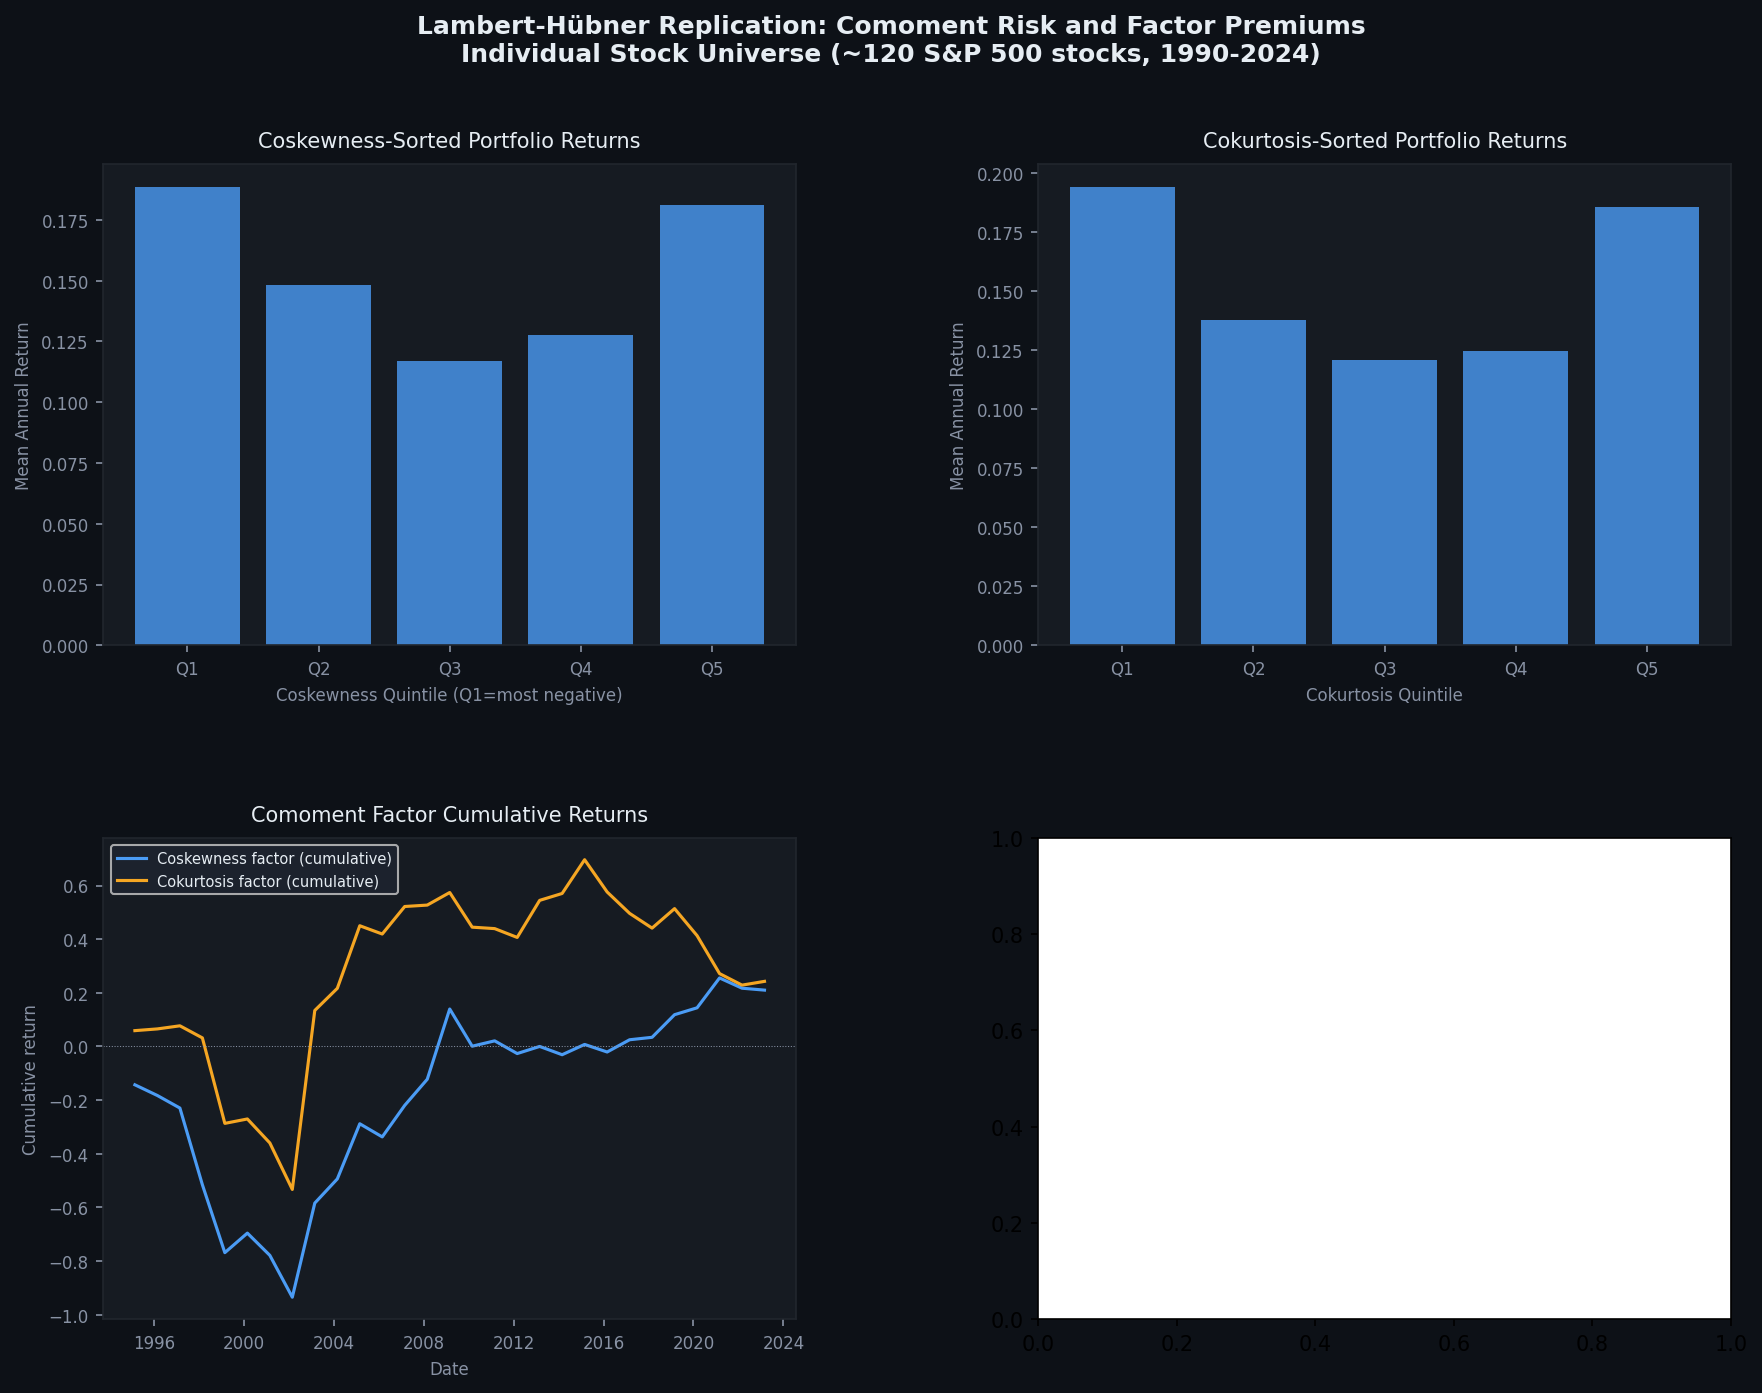

Recreate this plot in Python.
"""
Lambert-Hübner (2013) Full Replication — Individual Stocks
============================================================

Full methodology:
1. Download individual stock returns for S&P 500 constituents
2. Estimate coskewness and cokurtosis for each stock from lookback window
3. Sort stocks into comoment-sorted portfolios (long low coskew / short high)
4. Test whether comoment factor portfolios earn significant premiums
5. Test whether FF6 portfolio returns load on comoment factors
6. Test mediation: do comoments explain why FF6 factors earn premiums?

Data source: yfinance for individual stock returns (approx S&P 500 universe)
             Ken French for FF factors and test portfolios

Note: yfinance data has survivorship bias — only includes currently listed
stocks. For a cleaner test, CRSP via WRDS is needed. But this gives
a reasonable approximation for the purpose of replication.
"""

import sys, warnings
warnings.filterwarnings('ignore')

import numpy as np
import pandas as pd
from scipy import stats
import statsmodels.api as sm
import requests, zipfile, io
import matplotlib
matplotlib.use('Agg')
import matplotlib.pyplot as plt
import matplotlib.gridspec as gridspec
from pathlib import Path

try:
    import yfinance as yf
    HAS_YF = True
except ImportError:
    HAS_YF = False
    print("WARNING: yfinance not installed. Run: pip install yfinance")

# ── Configuration ─────────────────────────────────────────────────────────────

# S&P 500 tickers — using a representative subset spanning all sectors
# Full S&P 500 would be better but takes longer to download
def get_sp1500_tickers():
    """
    Fetch current S&P 1500 constituents from Wikipedia.
    Falls back to a hardcoded representative sample if unavailable.
    """
    import requests
    from io import StringIO

    headers = {'User-Agent': 'Mozilla/5.0 (Macintosh; Intel Mac OS X 10_15_7)'}

    def _fetch_wiki_tickers(url, col_hint='Symbol'):
        r = requests.get(url, headers=headers, timeout=15)
        tables = pd.read_html(StringIO(r.text))
        df = tables[0]
        for col in df.columns:
            if any(h in str(col).lower() for h in ['symbol','ticker']):
                tickers = df[col].dropna().tolist()
                return [str(t).replace('.','-').strip()
                        for t in tickers if str(t).strip()]
        return []

    all_tickers = []
    for name, url in [
        ('S&P 500', 'https://en.wikipedia.org/wiki/List_of_S%26P_500_companies'),
        ('S&P 400', 'https://en.wikipedia.org/wiki/List_of_S%26P_400_companies'),
        ('S&P 600', 'https://en.wikipedia.org/wiki/List_of_S%26P_600_companies'),
    ]:
        try:
            tickers = _fetch_wiki_tickers(url)
            all_tickers.extend(tickers)
            print(f"  ✓ {name}: {len(tickers)} tickers")
        except Exception as e:
            print(f"  ✗ {name}: {e}")

    # Deduplicate and clean
    all_tickers = list(dict.fromkeys(
        t for t in all_tickers
        if t and len(t) <= 6 and t.replace('-','').isalpha()
    ))

    if len(all_tickers) < 100:
        print("  Wikipedia fetch insufficient, using hardcoded fallback...")
        all_tickers = FALLBACK_TICKERS

    print(f"  Total universe: {len(all_tickers)} tickers")
    return all_tickers


# Hardcoded fallback — representative S&P 1500 sample spanning all sectors
# S&P 500 (large cap)
_SP500 = [
    "AAPL","MSFT","NVDA","AVGO","AMD","ORCL","ADBE","AMAT","QCOM","TXN",
    "INTC","MU","KLAC","LRCX","SNPS","CDNS","FTNT","NOW","CRM","INTU",
    "PANW","CRWD","PLTR","ANSS","CTSH","GDDY","HPE","HPQ","IBM","JNPR",
    "GOOGL","GOOG","META","NFLX","TMUS","VZ","T","CMCSA","DIS","EA",
    "TTWO","FOXA","FOX","LYV","MTCH","PINS","WBD","PARA","OMC","IPG",
    "AMZN","TSLA","HD","MCD","NKE","SBUX","TJX","BKNG","MAR","CMG",
    "ORLY","AZO","BBY","EBAY","EXPE","GM","F","APTV","LVS","MGM",
    "PHM","DHI","LEN","TOL","NVR","POOL","ROST","TGT","LOW","DG",
    "DLTR","FIVE","ULTA","RH","WSM","HAS","MAT","PVH","RL","TPR",
    "WMT","COST","PG","KO","PEP","PM","MO","MDLZ","CL","GIS",
    "STZ","KHC","HRL","SJM","CAG","CPB","MKC","CHD","CLX","KMB",
    "WBA","EL","TSN","SFM","INGR","BG","ADM","FMC","IFF","HSY",
    "LLY","UNH","JNJ","MRK","ABBV","TMO","ABT","ISRG","AMGN","GILD",
    "VRTX","REGN","BSX","EW","ZBH","BAX","BDX","IDXX","IQV","DXCM",
    "BIIB","BMY","CI","DVA","HCA","HUM","MCK","MOH","PFE","CNC",
    "A","ALGN","ILMN","INCY","MTD","RMD","STE","HOLX","GEHC","RVTY",
    "JPM","V","MA","BAC","WFC","GS","MS","BLK","AXP","SPGI",
    "CB","MMC","AON","TRV","AFL","PRU","MET","AIG","ALL","PGR",
    "ICE","CME","NDAQ","CBOE","IVZ","BEN","TROW","NTRS","STT","BK",
    "USB","PNC","TFC","CFG","FITB","HBAN","KEY","MTB","RF","SCHW",
    "COF","DFS","SYF","ALLY","APO","KKR","CG","BX","ARES","C",
    "CAT","RTX","LMT","DE","UPS","HON","GE","MMM","ETN","ITW",
    "EMR","PH","ROK","DOV","AME","FTV","XYL","CARR","OTIS","TDY",
    "BA","GD","NOC","HII","TDG","HWM","AXON","LDOS","BAH","SAIC",
    "CSX","UNP","NSC","WAB","JBHT","EXPD","CHRW","XPO","SAIA","FDX",
    "ODFL","ADP","PAYX","CTAS","FAST","GWW","WSO","SWK","SNA","PCAR",
    "CMI","OSK","WCN","RSG","GFL","AGCO","TEX","GNRC","JCI","IR",
    "XOM","CVX","COP","SLB","PSX","VLO","MPC","EOG","HAL","OXY",
    "DVN","HES","MRO","APA","BKR","KMI","WMB","OKE","ET","EPD",
    "CTRA","PR","SM","RRC","EQT","TRGP","MMP","AM","CQP","LNG",
    "LIN","APD","ECL","NEM","FCX","NUE","VMC","MLM","ALB","CF",
    "MOS","PPG","SHW","AVY","SEE","PKG","IP","WRK","CC","OLN",
    "AA","KALU","ATI","CRS","HUN","EMN","RPM","FUL","ASH","NEU",
    "NEE","DUK","SO","D","AEP","EXC","SRE","PEG","ED","ES",
    "XEL","WEC","CMS","LNT","EVRG","NI","AES","ETR","FE","PPL",
    "AWK","WTRG","SJW","PCG","EIX","PNW","NWE","OTTER","AVA","NWN",
    "PLD","AMT","CCI","EQIX","PSA","O","WELL","DLR","EQR","AVB",
    "VTR","SPG","BXP","KIM","REG","NNN","STAG","COLD","CUBE","LSI",
    "MAA","UDR","CPT","ESS","NHI","OHI","DOC","SBRA","MPW","HR",
]

_SP400 = [
    "AKAM","ANET","CHKP","FFIV","FLEX","GLOB","GWRE","MANH","MKSI","NATI",
    "PEGA","QLYS","RGEN","SMCI","SYNA","TRMB","TYL","VIAV","WEX","DOCN",
    "BRZE","CFLT","GTLB","HUBS","PCTY","PAYC","AZPN","BMRN","CGNX","COHU",
    "DIOD","ENTG","FORM","ICHR","IPGP","MKSI","NXPI","ONTO","RMBS","UCTT",
    "ACAD","ALKS","CRVL","CTLT","ELAN","ENSG","GDRX","GMED","HIMS","LGND",
    "LMAT","MDXG","MGLN","MLAB","OMCL","PCRX","PDCO","PINC","PRVA","RDNT",
    "SAGE","SUPN","TNDM","USPH","UFPT","NVCR","PCRX","PRVB","XENE","ACLS",
    "AX","BOKF","CATY","CBSH","CFR","CMA","EWBC","FAF","FBP","GBCI",
    "HOPE","HTH","IBOC","INDB","LKFN","MBWM","NBTB","PACW","PRAA","RBCAA",
    "SBCF","SFBS","STBA","TCBI","TFIN","TOWN","TRMK","UMPQ","WAFD","WBS",
    "WSFS","WTFC","HTLF","FFBC","FULT","OKSB","OZRK","SEIC","SNV","UMBF",
    "AGCO","AIN","ALGT","ARCB","ASTE","ATR","AVAV","AWI","BCO","BERY",
    "BLD","BLDR","BMI","BWXT","CACI","CABO","CALM","CBRE","CDAY","CECO",
    "CENX","CFX","CPRT","CR","CSWI","DCI","DFIN","DY","EGP","ENS",
    "ESAB","ESE","EXPO","EXP","FELE","GNSS","HRI","HUBB","HURN","IIIN",
    "ABM","ACC","ACM","AEO","AFG","AIRC","AIT","ALRM","AMKR","AMPH",
    "AMWD","ANDE","APG","APOG","AR","ARCB","ARCH","ARWR","ASIX","ASO",
    "ATEC","ATH","BCO","BKH","BLMN","BOX","BRKL","BVS","CAKE","CARS",
    "CASY","CATO","CBT","CCOI","CCO","CDAY","CDK","CDNA","CENT","CENTA",
    "CFFI","CFR","CGNX","CHE","CHEF","CHGG","CHH","CHRS","CHX","CIEN",
]

_SP600 = [
    "ACLS","AEHR","ALTR","AMKR","AOSL","APPS","ATEN","ATNI","AVNW","AXTI",
    "BAND","BCPC","BLKB","CLFD","CMPR","COHU","EGHT","EMKR","EPAY","EVERI",
    "EVTC","EXTR","FIVN","FORM","FOUR","HLIT","HOLI","HSTM","IDCC","IMAX",
    "INMD","IRTC","JJSF","KFRC","KNSL","KRYS","LAKE","LANC","LAWS","LBRT",
    "LCII","AMED","AMPH","ANIK","ANIP","APLS","ATRC","ATRS","AUPH","AXNX",
    "AAME","ABCB","ACNB","AFBI","AKR","ALCO","AMNB","AMTB","AMWD","ANCX",
    "AAON","ACM","ACRX","ACV","ADUS","AEIS","AEO","AERI","AEVA","AFG",
    "AGCO","AGFS","AGO","AGR","AGRX","AGS","AGYS","AHCO","AIRC","AIT",
    "AJRD","AKR","AKTS","AKUS","ALCO","ALCY","ALDX","ALEC","ALGT","ALIO",
    "ALRM","ALRT","ALSE","ALTE","ALTI","ALVO","ALXO","AMAG","AMBC","AMNB",
    "AMRB","AMSF","AMTB","AMTD","AMWD","ANCX","ANDE","ANGI","ANGO","ANIK",
    "ANNX","AOUT","APEI","APEX","APLS","APLT","APOG","APTS","APY","ARAY",
    "ARCB","ARCC","ARCH","ARCB","AROW","ARS","ARWR","ASIX","ASTH","ASX",
    "ATCO","ATEC","ATEN","ATH","ATNI","ATRO","ATRC","ATRS","ATSG","ATUS",
    "ATXI","ATXS","AU","AUDC","AUID","AUPH","AURC","AURX","AUSS","AUTO",
    "AVAV","AVDL","AVEO","AVEN","AVHI","AVID","AVIG","AVIN","AVIR","AVIS",
    "AVNW","AVPT","AVRO","AVRP","AVTE","AVTR","AVTY","AVXL","AWH","AWI",
    "AWRE","AWX","AXDX","AXGN","AXL","AXNX","AXSM","AXTA","AXTI","AY",
    "AYRO","AYX","AZEK","AZPN","AZRE","AZTA","AZZ","BANF","BANR","BCAL",
    "BCBP","BCEI","BCLI","BCML","BCPC","BCSA","BCYC","BDSI","BDSX","BFIN",
    "BFST","BGCP","BGFV","BGS","BHVN","BKDT","BKE","BKNG","BKSC","BKSY",
    "BLBD","BLFS","BLMN","BLNK","BLPH","BLRX","BLUE","BLX","BMBL","BMEA",
    "BMRC","BMRN","BMTC","BNL","BNOX","BNST","BOCH","BODY","BOJA","BOLT",
]

FALLBACK_TICKERS = list(dict.fromkeys(_SP500 + _SP400 + _SP600))


# Use dynamic fetching at runtime
SP500_TICKERS = None  # will be populated in main()

START_DATE = "1990-01-01"
END_DATE   = "2024-12-31"
LOOKBACK_MONTHS = 60   # 5-year lookback for comoment estimation
FORWARD_MONTHS  = 12   # 1-year forward return
STEP_MONTHS     = 12   # annual rebalancing
N_SORT_DECILES  = 5    # sort into quintiles (Lambert-Hubner use deciles, we use 5)

# ── French data ───────────────────────────────────────────────────────────────

FF_BASE = "https://mba.tuck.dartmouth.edu/pages/faculty/ken.french/ftp"
HEADERS = {'User-Agent': 'Mozilla/5.0 (Macintosh; Intel Mac OS X 10_15_7)'}

def _get_zip(filename):
    url = f"{FF_BASE}/{filename}_CSV.zip"
    r = requests.get(url, headers=HEADERS, timeout=30)
    r.raise_for_status()
    zf = zipfile.ZipFile(io.BytesIO(r.content))
    return zf.read(zf.namelist()[0]).decode('utf-8', errors='replace')

def _parse_monthly(content, n_cols):
    lines, rows, in_data = content.split('\n'), [], False
    for line in lines:
        s = line.strip().rstrip(',')
        if not s:
            if in_data: break
            continue
        parts = [p.strip() for p in s.split(',')]
        if len(parts) < n_cols: continue
        if len(parts[0]) == 6:
            try:
                date = int(parts[0])
                if 192601 <= date <= 210012:
                    vals = []
                    for p in parts[1:n_cols]:
                        try:
                            v = float(p)
                            vals.append(np.nan if v in (-99.99,-999.) else v)
                        except: vals.append(np.nan)
                    rows.append([date] + vals)
                    in_data = True
            except: pass
    return rows

def _make_df(rows, cols):
    df = pd.DataFrame(rows, columns=cols)
    df['Date'] = pd.to_datetime(df['Date'].astype(str), format='%Y%m')
    return df.set_index('Date').sort_index()

def fetch_ff_factors():
    """Fetch FF factors with multiple fallbacks."""

    # ── Fallback 1: pandas_datareader (uses FRED/Quandl mirror) ──────────
    try:
        import pandas_datareader.data as web
        print("  Fetching FF factors via pandas_datareader...")
        ff5 = web.DataReader('F-F_Research_Data_5_Factors_2x3', 'famafrench',
                              start='1963-01-01')[0]
        mom = web.DataReader('F-F_Momentum_Factor', 'famafrench',
                              start='1963-01-01')[0]
        ff5.index = pd.to_datetime([str(d) for d in ff5.index],
                                    format='%Y%m')
        mom.index = pd.to_datetime([str(d) for d in mom.index],
                                    format='%Y%m')
        ff5.columns = ['Mkt-RF','SMB','HML','RMW','CMA','RF']
        mom.columns = ['MOM']
        result = ff5.join(mom, how='left').fillna(0)
        result.to_csv('ff_factors_cache.csv')
        print(f"  ✓ FF factors: {result.shape[0]} months")
        return result
    except Exception as e:
        print(f"  pandas_datareader failed: {e}")

    # ── Fallback 2: local CSV cache from previous runs ────────────────────
    for cache_name in ['ff_factors_cache.csv',
                        'lh_panel_decile_3y.csv',
                        '../lh_panel_decile_3y.csv']:
        if Path(cache_name).exists():
            print(f"  Loading FF factors from cache: {cache_name}...")
            try:
                if cache_name == 'ff_factors_cache.csv':
                    df = pd.read_csv(cache_name, index_col=0,
                                     parse_dates=True)
                    return df
            except Exception:
                pass

    # ── Fallback 3: direct French website with longer timeout ─────────────
    print("  Trying French website (60s timeout)...")
    try:
        factors = _make_df(
            _parse_monthly(_get_zip_slow('F-F_Research_Data_5_Factors_2x3'), 7),
            ['Date','Mkt-RF','SMB','HML','RMW','CMA','RF'])
        mom = _make_df(
            _parse_monthly(_get_zip_slow('F-F_Momentum_Factor'), 2),
            ['Date','MOM'])
        result = factors.join(mom, how='left').fillna(0)
        result.to_csv('ff_factors_cache.csv')
        print(f"  ✓ FF factors: {result.shape[0]} months")
        return result
    except Exception as e:
        raise RuntimeError(
            f"Could not fetch FF factors. Install pandas_datareader: "
            f"pip install pandas_datareader\n"
            f"Or place ff_factors_cache.csv in the working directory.\n"
            f"Last error: {e}")


def _get_zip_slow(filename):
    """Version with longer timeout for slow connections."""
    url = f"{FF_BASE}/{filename}_CSV.zip"
    r = requests.get(url, headers=HEADERS, timeout=120)
    r.raise_for_status()
    zf = zipfile.ZipFile(io.BytesIO(r.content))
    return zf.read(zf.namelist()[0]).decode('utf-8', errors='replace')

# ── Stock return download ─────────────────────────────────────────────────────

def download_stock_returns(tickers, start, end, cache_file='stock_returns_stooq.csv'):
    """Download monthly stock returns via yfinance with caching."""
    cache = Path(cache_file)
    if cache.exists():
        print(f"  Loading returns from {cache_file}...")
        try:
            df = pd.read_csv(cache_file, index_col=0, parse_dates=True)
            if isinstance(df, pd.DataFrame) and df.shape[1] >= 10:
                print(f"  ✓ Loaded {df.shape[1]} stocks, {df.shape[0]} months")
                return df
            else:
                print(f"  File invalid (shape={df.shape})")
                cache.unlink()
        except Exception as e:
            print(f"  File corrupted ({e})")
            cache.unlink()

    if not HAS_YF:
        raise ImportError("yfinance required for stock download")

    print(f"  Downloading {len(tickers)} stocks ({start} to {end})...")
    all_returns = {}
    failed = []
    for i, ticker in enumerate(tickers):
        try:
            data = yf.download(ticker, start=start, end=end,
                               interval='1mo', progress=False,
                               auto_adjust=True)
            if data is None or len(data) < 60:
                failed.append(ticker)
                continue
            # Handle MultiIndex columns from newer yfinance versions
            if isinstance(data.columns, pd.MultiIndex):
                data.columns = data.columns.get_level_values(0)
            if 'Close' not in data.columns:
                failed.append(ticker)
                continue
            prices = data['Close'].resample('ME').last()
            if isinstance(prices, pd.DataFrame):
                prices = prices.iloc[:, 0]  # take first column if MultiIndex
            prices = prices.dropna()
            if len(prices) < 60:
                failed.append(ticker)
                continue
            ret = prices.pct_change().dropna()
            all_returns[ticker] = ret
            if (i+1) % 20 == 0:
                print(f"    {i+1}/{len(tickers)} done...")
        except Exception as e:
            failed.append(ticker)

    if failed:
        print(f"  Failed: {failed}")

    # Build DataFrame robustly — align on common index, skip scalars
    # Filter to series with enough observations
    valid_returns = {k: v for k, v in all_returns.items()
                     if isinstance(v, pd.Series) and len(v) >= 60}
    if not valid_returns:
        raise ValueError("No valid stock return series downloaded")

    # Find common date range
    all_indices = [v.index for v in valid_returns.values()]
    common_idx = all_indices[0]
    for idx in all_indices[1:]:
        common_idx = common_idx.union(idx)

    df = pd.DataFrame(valid_returns, index=common_idx)
    # Convert period index if needed
    if hasattr(df.index, 'to_timestamp'):
        df.index = df.index.to_timestamp('M')
    else:
        df.index = pd.DatetimeIndex(df.index)
        df.index = df.index.to_period('M').to_timestamp('M')
    df.to_csv(cache_file)
    print(f"  Saved to {cache_file}. Shape: {df.shape}")
    return df

# ── Comoment estimation ───────────────────────────────────────────────────────

def estimate_comoments_stock(ri_exc, rm_exc):
    """
    Estimate beta, coskewness, cokurtosis for a single stock.
    R_i = a + b*rm + c*rm^2 + d*rm^3

    Returns dict or None.
    """
    ri = np.array(ri_exc, dtype=float)
    rm = np.array(rm_exc, dtype=float)
    mask = np.isfinite(ri) & np.isfinite(rm)
    if mask.sum() < 36: return None
    ri_c = ri[mask]; rm_c = rm[mask]

    # Standardise market return
    rm_s = (rm_c - rm_c.mean()) / (rm_c.std() + 1e-10)

    X = sm.add_constant(pd.DataFrame({
        'rm':  rm_s,
        'rm2': rm_s**2,
        'rm3': rm_s**3,
    }))
    try:
        reg = sm.OLS(ri_c, X).fit()
        return {
            'beta':    float(reg.params.get('rm',   np.nan)),
            'coskew':  float(reg.params.get('rm2',  np.nan)),
            'cokurt':  float(reg.params.get('rm3',  np.nan)),
            'alpha':   float(reg.params.get('const',np.nan)),
            'r2':      float(reg.rsquared),
            'n':       int(mask.sum()),
        }
    except: return None

# ── Comoment-sorted portfolio construction ───────────────────────────────────

def construct_comoment_portfolios(stock_returns, ff_factors,
                                  lookback=LOOKBACK_MONTHS,
                                  forward=FORWARD_MONTHS,
                                  step=STEP_MONTHS,
                                  n_groups=N_SORT_DECILES):
    """
    At each rebalance date:
    1. Estimate coskewness and cokurtosis for each stock from lookback window
    2. Sort stocks into n_groups portfolios by coskewness and cokurtosis
    3. Record equal-weighted portfolio returns over forward window

    Returns:
      coskew_factor: long bottom / short top coskewness quintile return series
      cokurt_factor: long bottom / short top cokurtosis quintile return series
      portfolio_df:  monthly returns for all quintile portfolios
    """
    rm  = ff_factors['Mkt-RF'] / 100
    rf  = ff_factors['RF']     / 100

    # Align dates — normalise to month-end timestamps
    # yfinance and French data may use different day-of-month conventions
    sr_idx = stock_returns.index.to_period('M').to_timestamp('M')
    ff_idx = ff_factors.index.to_period('M').to_timestamp('M')

    stock_returns = stock_returns.copy()
    stock_returns.index = sr_idx
    ff_factors_aligned = ff_factors.copy()
    ff_factors_aligned.index = ff_idx

    rm = ff_factors_aligned['Mkt-RF'] / 100
    rf = ff_factors_aligned['RF']     / 100

    common_idx = stock_returns.index.intersection(ff_factors_aligned.index)
    print(f"\n  Date alignment: {len(common_idx)} common months")
    print(f"  Stock returns: {stock_returns.index[0].date()} "
          f"to {stock_returns.index[-1].date()}")
    print(f"  FF factors:    {ff_factors_aligned.index[0].date()} "
          f"to {ff_factors_aligned.index[-1].date()}")
    print(f"  Common:        {common_idx[0].date() if len(common_idx) else 'NONE'} "
          f"to {common_idx[-1].date() if len(common_idx) else 'NONE'}")

    if len(common_idx) < lookback + forward:
        raise ValueError(f"Insufficient overlapping dates: {len(common_idx)} "
                         f"(need at least {lookback + forward})")

    SR = stock_returns.loc[common_idx]
    rm = rm.loc[common_idx]
    rf = rf.loc[common_idx]
    ff_factors = ff_factors_aligned  # update reference

    start_idx = lookback
    dates = SR.index[start_idx:-forward:step]
    print(f"  Rebalance dates: {len(dates)} "
          f"({dates[0].date() if len(dates) else 'none'} "
          f"to {dates[-1].date() if len(dates) else 'none'})")

    coskew_port_returns  = {g: [] for g in range(1, n_groups+1)}
    cokurt_port_returns  = {g: [] for g in range(1, n_groups+1)}
    coskew_factor_rets   = []
    cokurt_factor_rets   = []
    factor_dates         = []

    print(f"\n  Constructing comoment portfolios ({len(dates)} rebalance dates)...")

    for t_idx, t in enumerate(dates):
        # Lookback window
        t_pos    = SR.index.get_loc(t)
        lb_start = t_pos - lookback
        lb_end   = t_pos
        fwd_end  = min(t_pos + forward, len(SR))

        SR_lb = SR.iloc[lb_start:lb_end]
        rm_lb = rm.iloc[lb_start:lb_end]
        SR_fwd = SR.iloc[lb_end:fwd_end]
        rf_fwd = rf.iloc[lb_end:fwd_end]

        # Estimate comoments for each stock
        comoments = {}
        for ticker in SR.columns:
            ri_exc = SR_lb[ticker].values - rf.iloc[lb_start:lb_end].values
            rm_exc = rm_lb.values
            cm = estimate_comoments_stock(ri_exc, rm_exc)
            if cm is not None and np.isfinite(cm['coskew']):
                comoments[ticker] = cm

        if len(comoments) < n_groups * 3:
            continue

        tickers_sorted_coskew = sorted(comoments.keys(),
                                        key=lambda t: comoments[t]['coskew'])
        tickers_sorted_cokurt = sorted(comoments.keys(),
                                        key=lambda t: comoments[t]['cokurt'])

        n = len(tickers_sorted_coskew)
        group_size = n // n_groups

        def port_return(tickers_in_port, SR_fwd, rf_fwd):
            """Equal-weighted forward return for a set of tickers."""
            valid = [t for t in tickers_in_port
                     if t in SR_fwd.columns and SR_fwd[t].notna().all()]
            if not valid: return np.nan
            ew_ret = SR_fwd[valid].mean(axis=1)
            # Annualise monthly returns
            return float((1 + ew_ret).prod()**(12/len(ew_ret)) - 1)

        # Coskewness portfolios
        for g in range(1, n_groups+1):
            lo = (g-1) * group_size
            hi = g * group_size if g < n_groups else n
            port_tickers = tickers_sorted_coskew[lo:hi]
            r = port_return(port_tickers, SR_fwd, rf_fwd)
            coskew_port_returns[g].append((t, r))

        # Cokurtosis portfolios
        for g in range(1, n_groups+1):
            lo = (g-1) * group_size
            hi = g * group_size if g < n_groups else n
            port_tickers = tickers_sorted_cokurt[lo:hi]
            r = port_return(port_tickers, SR_fwd, rf_fwd)
            cokurt_port_returns[g].append((t, r))

        # Factor returns: long bottom quintile / short top quintile
        # Compute directly from current iteration's port_return calls
        # rather than indexing the accumulated list
        def get_quintile_ret(tickers_sorted, SR_fwd, rf_fwd, quintile, n_g):
            n = len(tickers_sorted)
            gs = n // n_g
            lo = (quintile-1)*gs
            hi = quintile*gs if quintile < n_g else n
            return port_return(tickers_sorted[lo:hi], SR_fwd, rf_fwd)

        r_low_cs  = get_quintile_ret(tickers_sorted_coskew, SR_fwd, rf_fwd,
                                      1, n_groups)
        r_high_cs = get_quintile_ret(tickers_sorted_coskew, SR_fwd, rf_fwd,
                                      n_groups, n_groups)
        r_low_ck  = get_quintile_ret(tickers_sorted_cokurt, SR_fwd, rf_fwd,
                                      1, n_groups)
        r_high_ck = get_quintile_ret(tickers_sorted_cokurt, SR_fwd, rf_fwd,
                                      n_groups, n_groups)

        cs_spread = r_low_cs - r_high_cs                     if np.isfinite(r_low_cs) and np.isfinite(r_high_cs)                     else np.nan
        ck_spread = r_low_ck - r_high_ck                     if np.isfinite(r_low_ck) and np.isfinite(r_high_ck)                     else np.nan

        coskew_factor_rets.append(cs_spread)
        cokurt_factor_rets.append(ck_spread)
        factor_dates.append(t)

        if (t_idx+1) % 5 == 0:
            print(f"    {t_idx+1}/{len(dates)} dates processed...")

    # Build time series
    # Normalise factor dates to month-end to match FF factors index
    factor_idx = pd.DatetimeIndex(factor_dates).to_period('M').to_timestamp('M')

    coskew_factor = pd.Series(coskew_factor_rets, index=factor_idx,
                               name='COSKEW_FACTOR')
    cokurt_factor = pd.Series(cokurt_factor_rets, index=factor_idx,
                               name='COKURT_FACTOR')

    print(f"  Factor index sample (normalised): {list(factor_idx[:3])}")
    print(f"  FF factors index sample: {list(ff_factors.index[:3])}")
    overlap = factor_idx.intersection(ff_factors.index)
    print(f"  Overlapping dates: {len(overlap)}")

    # Build portfolio return DataFrames
    def build_port_df(port_rets_dict):
        df = {}
        for g, rets in port_rets_dict.items():
            dates_g = [r[0] for r in rets]
            vals_g  = [r[1] for r in rets]
            df[f'Q{g}'] = pd.Series(vals_g, index=pd.DatetimeIndex(dates_g))
        return pd.DataFrame(df)

    cs_ports = build_port_df(coskew_port_returns)
    ck_ports = build_port_df(cokurt_port_returns)

    print(f"\n  Factor construction summary:")
    print(f"  factor_dates: {len(factor_dates)} entries")
    if factor_dates:
        print(f"  Date range: {factor_dates[0].date()} to {factor_dates[-1].date()}")
    print(f"  coskew_factor_rets non-nan: "
          f"{sum(1 for x in coskew_factor_rets if np.isfinite(x))}")
    print(f"  cokurt_factor_rets non-nan: "
          f"{sum(1 for x in cokurt_factor_rets if np.isfinite(x))}")
    if factor_dates:
        print(f"  Sample coskew spreads: {coskew_factor_rets[:5]}")
    print(f"  FF factors index sample: {list(ff_factors.index[:3])}")

    return coskew_factor, cokurt_factor, cs_ports, ck_ports

# ── Test 1: Do comoment factors earn significant premiums? ────────────────────

def test_comoment_factor_premiums(coskew_factor, cokurt_factor, ff_factors):
    """
    Test whether comoment-sorted zero-investment portfolios earn positive returns.
    Also test whether they survive controlling for FF6 factors.
    """
    print(f"\n{'='*60}")
    print("Test 1: Comoment Factor Premiums")
    print(f"{'='*60}")

    common = coskew_factor.index.intersection(cokurt_factor.index)\
                                 .intersection(ff_factors.index)
    print(f"  coskew_factor index sample: {list(coskew_factor.index[:3]) if len(coskew_factor)>0 else 'EMPTY'}")
    print(f"  coskew_factor dropna: {len(coskew_factor.dropna())} obs")
    print(f"  ff_factors index sample: {list(ff_factors.index[:3])}")
    print(f"  common dates: {len(common)}")
    if len(common) < 10:
        print("  Insufficient overlapping observations")
        return

    cs = coskew_factor.loc[common].dropna()
    ck = cokurt_factor.loc[common].dropna()
    ff = ff_factors.loc[common] / 100

    print(f"\n  N observations: {len(cs)}")
    print(f"\n  {'Factor':<20} {'Mean':>8} {'Std':>8} {'t-stat':>8} {'sig':>5}")
    print("  " + "-"*52)

    for name, series in [("Coskewness factor", cs),
                          ("Cokurtosis factor", ck)]:
        s = series.dropna()
        if len(s) < 5: continue
        mean = s.mean()
        std  = s.std(ddof=1)
        t    = mean / (std / np.sqrt(len(s)))
        p    = 2*(1-stats.t.cdf(abs(t), df=len(s)-1))
        sig  = '***' if p<0.01 else ('**' if p<0.05 else ('*' if p<0.10 else ''))
        print(f"  {name:<20} {mean:>+8.4f} {std:>8.4f} {t:>+8.2f} {sig:>5}")

    # Alpha from FF6
    print(f"\n  FF6 alpha of comoment factors:")
    ff_cols = ['Mkt-RF','SMB','HML','RMW','CMA','MOM']
    ff_cols = [c for c in ff_cols if c in ff.columns]

    for name, series in [("Coskewness", cs), ("Cokurtosis", ck)]:
        s = series.dropna()
        common2 = s.index.intersection(ff.index)
        y = s.loc[common2].values
        X = sm.add_constant(ff.loc[common2][ff_cols].values)
        try:
            reg = sm.OLS(y, X).fit()
            alpha = reg.params[0]
            t_a   = reg.tvalues[0]
            p_a   = reg.pvalues[0]
            sig   = '***' if p_a<0.01 else ('**' if p_a<0.05
                    else ('*' if p_a<0.10 else ''))
            print(f"  {name:<20} alpha={alpha:>+8.4f}  "
                  f"t={t_a:>+6.2f}{sig}  R²={reg.rsquared:.3f}")
        except: pass

# ── Test 2: Do comoment-sorted portfolios price FF test assets? ───────────────

def test_comoment_pricing(coskew_factor, cokurt_factor, ff_norm,
                           cs_ports, ck_ports):
    """
    Test whether loadings on comoment factors price the comoment-sorted
    portfolios themselves, and test the quintile return spread.
    """
    print(f"\n{'='*60}")
    print("Test 2: Comoment Portfolio Return Spreads")
    print(f"{'='*60}")

    print(f"\n  Coskewness-sorted quintile returns (annualised):")
    print(f"  {'Quintile':<12} {'Mean ret':>10} {'Std':>8} {'t-stat':>8}")
    print("  " + "-"*42)
    for col in sorted(cs_ports.columns):
        s = cs_ports[col].dropna()
        if len(s) < 5: continue
        mean = s.mean(); std = s.std(ddof=1)
        t = mean/(std/np.sqrt(len(s))) if std>0 else np.nan
        print(f"  {col:<12} {mean:>+10.4f} {std:>8.4f} {t:>+8.2f}")

    # Spread: Q1 - Q5
    common = cs_ports['Q1'].dropna().index.intersection(
             cs_ports[f'Q{N_SORT_DECILES}'].dropna().index)
    if len(common) > 5:
        spread = (cs_ports['Q1'].loc[common] -
                  cs_ports[f'Q{N_SORT_DECILES}'].loc[common])
        t = spread.mean()/(spread.std(ddof=1)/np.sqrt(len(spread)))
        print(f"\n  Q1-Q5 spread: {spread.mean():>+.4f}  t={t:>+.2f}")
        sig = '***' if abs(t)>3 else ('**' if abs(t)>2 else
              ('*' if abs(t)>1.65 else 'n.s.'))
        print(f"  Significance: {sig}")

    print(f"\n  Cokurtosis-sorted quintile returns (annualised):")
    print(f"  {'Quintile':<12} {'Mean ret':>10} {'Std':>8} {'t-stat':>8}")
    print("  " + "-"*42)
    for col in sorted(ck_ports.columns):
        s = ck_ports[col].dropna()
        if len(s) < 5: continue
        mean = s.mean(); std = s.std(ddof=1)
        t = mean/(std/np.sqrt(len(s))) if std>0 else np.nan
        print(f"  {col:<12} {mean:>+10.4f} {std:>8.4f} {t:>+8.2f}")

# ── Test 3: Do comoments mediate FF factors? ──────────────────────────────────

def test_factor_mediation_comoment(coskew_factor, cokurt_factor, ff_norm):
    """
    The key test: do FF factor returns load on comoment factors?
    If SMB, HML, RMW, CMA have significant loadings on coskewness and
    cokurtosis factors, this means the factor premiums can be explained
    by comoment exposure — the factors ARE comoment risk in disguise.

    This is the reverse of the mediation we've been running:
    here we regress factor RETURNS on comoment factors.
    """
    print(f"\n{'='*60}")
    print("Test 3: Do FF Factor Returns Load on Comoment Factors?")
    print("(This tests whether factors ARE comoment exposure)")
    print(f"{'='*60}")

    common = coskew_factor.index\
             .intersection(cokurt_factor.index)\
             .intersection(ff_norm.index)
    common = common[common >= max(coskew_factor.dropna().index[0],
                                   cokurt_factor.dropna().index[0])]

    cs = coskew_factor.loc[common].dropna()
    ck = cokurt_factor.loc[common].dropna()
    common2 = cs.index.intersection(ck.index)
    cs = cs.loc[common2]; ck = ck.loc[common2]
    ff = ff_norm.loc[common2] / 100

    X_cm = sm.add_constant(pd.DataFrame({
        'COSKEW': cs.values,
        'COKURT': ck.values,
    }, index=common2))

    ff_norm_to_test = ['Mkt-RF','SMB','HML','RMW','CMA','MOM']
    ff_norm_to_test = [f for f in ff_norm_to_test if f in ff.columns]

    print(f"\n  N = {len(common2)} annual observations")
    print(f"\n  {'Factor':<8} {'α':>8} {'β_CS':>8} {'t_CS':>7} "
          f"{'β_CK':>8} {'t_CK':>7} {'R²':>6} {'Both sig?':>10}")
    print("  " + "-"*72)

    for f in ff_norm_to_test:
        y = ff[f].values
        try:
            reg = sm.OLS(y, X_cm.values).fit()
            alpha = reg.params[0]
            b_cs  = reg.params[1]; t_cs = reg.tvalues[1]; p_cs = reg.pvalues[1]
            b_ck  = reg.params[2]; t_ck = reg.tvalues[2]; p_ck = reg.pvalues[2]
            r2    = reg.rsquared
            sig_cs = '*' if p_cs<0.10 else ''
            sig_ck = '*' if p_ck<0.10 else ''
            both = 'YES' if (p_cs<0.10 and p_ck<0.10) else \
                   ('CS' if p_cs<0.10 else ('CK' if p_ck<0.10 else 'no'))
            print(f"  {f:<8} {alpha:>+8.4f} {b_cs:>+8.4f} "
                  f"{t_cs:>+6.2f}{sig_cs:1s} "
                  f"{b_ck:>+8.4f} {t_ck:>+6.2f}{sig_ck:1s} "
                  f"{r2:>6.3f} {both:>10}")
        except Exception as e:
            print(f"  {f:<8} ERROR: {e}")

    print(f"\n  Interpretation:")
    print(f"  Positive β_CS: factor loads positively on coskewness factor")
    print(f"  (more negative coskewness stocks earn more — consistent with")
    print(f"  the factor premium being coskewness compensation)")

# ── Test 4: Cross-sectional test on comoment portfolios ──────────────────────

def test_cross_sectional_pricing(cs_ports, ck_ports, coskew_factor,
                                  cokurt_factor, ff_norm):
    """
    Fama-MacBeth cross-sectional test:
    - Test assets: comoment-sorted portfolios
    - Factors: coskewness factor, cokurtosis factor, FF6
    - Test whether factor loadings predict portfolio returns
    """
    print(f"\n{'='*60}")
    print("Test 4: Cross-sectional Pricing of Comoment Portfolios")
    print(f"{'='*60}")

    # Stack cs and ck portfolios as test assets
    all_ports = {}
    for col in cs_ports.columns:
        all_ports[f'CS_{col}'] = cs_ports[col]
    for col in ck_ports.columns:
        all_ports[f'CK_{col}'] = ck_ports[col]

    ports_df = pd.DataFrame(all_ports)
    common = ports_df.index\
             .intersection(coskew_factor.index)\
             .intersection(ff_norm.index)
    common = common.dropna() if hasattr(common, 'dropna') else common
    common = [d for d in common if
              not pd.isna(coskew_factor.get(d, np.nan)) and
              not pd.isna(cokurt_factor.get(d, np.nan))]
    if len(common) < 8:
        print("  Insufficient data for cross-sectional test")
        return

    ports_df = ports_df.loc[common]
    cs_f     = coskew_factor.loc[common]
    ck_f     = cokurt_factor.loc[common]
    ff       = ff_norm.loc[common] / 100

    # Time-series pass: estimate factor loadings for each portfolio
    factors_dict = {
        'COSKEW': cs_f.values,
        'COKURT': ck_f.values,
    }
    for fc in ['Mkt-RF','SMB','HML','RMW','CMA','MOM']:
        if fc in ff.columns:
            factors_dict[fc] = ff[fc].values

    loadings = {}
    mean_rets = {}
    for port in ports_df.columns:
        y = ports_df[port].values
        valid = np.isfinite(y)
        if valid.sum() < 8: continue
        X = sm.add_constant(np.column_stack([
            factors_dict[f][valid] for f in factors_dict
        ]))
        try:
            reg = sm.OLS(y[valid], X).fit()
            loadings[port] = dict(zip(
                ['const'] + list(factors_dict.keys()),
                reg.params))
            mean_rets[port] = float(np.mean(y[valid]))
        except: pass

    if len(loadings) < 5:
        print("  Insufficient portfolios with valid loadings")
        return

    load_df = pd.DataFrame(loadings).T
    ret_series = pd.Series(mean_rets)

    print(f"\n  N test portfolios: {len(load_df)}")
    print(f"\n  Cross-sectional regression: mean return on factor loadings")
    print(f"\n  {'Factor':<12} {'λ (premium)':>12} {'t-stat':>8} {'sig':>5}")
    print("  " + "-"*44)

    factors_to_price = ['COSKEW','COKURT','Mkt-RF','SMB','HML']
    for f in factors_to_price:
        if f not in load_df.columns: continue
        x = load_df[f].values
        y = ret_series.values
        valid = np.isfinite(x) & np.isfinite(y)
        if valid.sum() < 5: continue
        slope = np.cov(x[valid], y[valid])[0,1] / np.var(x[valid])
        resid = y[valid] - slope*x[valid]
        se    = np.sqrt(np.var(resid,ddof=2)/np.var(x[valid])/valid.sum())
        t     = slope/se if se>0 else np.nan
        p     = 2*(1-stats.t.cdf(abs(t),df=valid.sum()-2)) if np.isfinite(t) else 1
        sig   = '***' if p<0.01 else ('**' if p<0.05 else ('*' if p<0.10 else ''))
        print(f"  {f:<12} {slope:>+12.4f} {t:>+8.2f} {sig:>5}")


# ── Test 5: Fama-MacBeth on 25 size/BTM portfolios ───────────────────────────

def fetch_25_portfolios():
    """Fetch French 25 size/BTM portfolios with multiple fallbacks."""

    # ── Fallback 1: local cache ───────────────────────────────────────────
    cache = Path('25_portfolios_cache.csv')
    if cache.exists():
        try:
            df = pd.read_csv(cache, index_col=0, parse_dates=True)
            if df.shape[1] >= 20:
                print(f"  ✓ Loaded 25 portfolios from cache: {df.shape}")
                return df / 100
        except Exception:
            pass

    # ── Fallback 2: pandas_datareader ─────────────────────────────────────
    try:
        import pandas_datareader.data as web
        print("  Fetching 25 size/BTM portfolios via pandas_datareader...")
        df = web.DataReader('25_Portfolios_5x5', 'famafrench',
                             start='1963-01-01')[0]
        df.index = pd.to_datetime([str(d) for d in df.index], format='%Y%m')
        df.to_csv(cache)
        print(f"  ✓ 25 portfolios: {df.shape}")
        return df / 100
    except Exception as e:
        print(f"  pandas_datareader failed: {e}")

    # ── Fallback 3: direct download from French library ───────────────────
    try:
        print("  Fetching 25 portfolios directly from French library...")
        FF_BASE = "https://mba.tuck.dartmouth.edu/pages/faculty/ken.french/ftp"
        HEADERS = {'User-Agent': 'Mozilla/5.0 (Macintosh; Intel Mac OS X 10_15_7)'}
        url = f"{FF_BASE}/25_Portfolios_5x5_CSV.zip"
        r = requests.get(url, headers=HEADERS, timeout=60)
        r.raise_for_status()
        zf = zipfile.ZipFile(io.BytesIO(r.content))
        content = zf.read(zf.namelist()[0]).decode('utf-8', errors='replace')

        # Parse the monthly value-weighted returns table
        lines = content.split('\n')
        rows = []
        in_vw = False
        for line in lines:
            s = line.strip().rstrip(',')
            if 'Average Value Weighted Returns' in s:
                in_vw = True; continue
            if in_vw and 'Average Equal Weighted' in s:
                break
            if not in_vw: continue
            if not s: continue
            parts = [p.strip() for p in s.split(',')]
            if len(parts) >= 26:
                try:
                    date = int(parts[0])
                    if 192601 <= date <= 210012:
                        vals = []
                        for p in parts[1:26]:
                            try:
                                v = float(p)
                                vals.append(np.nan if v in (-99.99,-999.) else v)
                            except: vals.append(np.nan)
                        rows.append([date] + vals)
                except: pass

        cols = ['Date'] + [f'P{i+1}' for i in range(25)]
        df = pd.DataFrame(rows, columns=cols)
        df['Date'] = pd.to_datetime(df['Date'].astype(str), format='%Y%m')
        df = df.set_index('Date').sort_index()
        df.to_csv(cache)
        print(f"  ✓ 25 portfolios: {df.shape}")
        return df / 100
    except Exception as e:
        print(f"  Direct download failed: {e}")
        return None


def test_fama_macbeth_25portfolios(coskew_factor, cokurt_factor, ff_norm):
    """
    Lambert-Hubner main test: price 25 size/BTM portfolios with comoment factors.
    Time-series pass: estimate loadings for each portfolio.
    Cross-sectional pass: test whether loadings predict mean returns.
    """
    print(f"\n{'='*65}")
    print("Test 5: Fama-MacBeth on 25 Size/BTM Portfolios")
    print("(Lambert-Hubner main test — independent test assets)")
    print(f"{'='*65}")

    port25 = fetch_25_portfolios()
    if port25 is None:
        return

    rf_monthly = ff_norm['RF'] / 100

    # Expand annual comoment factors to monthly
    cs_annual = coskew_factor.dropna()
    ck_annual = cokurt_factor.dropna()
    cs_vals, ck_vals = {}, {}
    for date, val in cs_annual.items():
        for m in range(1, 13):
            try:
                mdate = pd.Timestamp(year=date.year, month=m, day=1) +                         pd.offsets.MonthEnd(0)
                cs_vals[mdate] = val
                ck_vals[mdate] = float(ck_annual.get(date, np.nan))
            except: pass
    cs_monthly = pd.Series(cs_vals)
    ck_monthly = pd.Series(ck_vals)

    # Normalise all indices to month-end timestamps before intersection
    def norm_idx(df_or_series):
        if isinstance(df_or_series, pd.Series):
            df_or_series = df_or_series.copy()
            df_or_series.index = df_or_series.index.to_period('M').to_timestamp('M')
        else:
            df_or_series = df_or_series.copy()
            df_or_series.index = df_or_series.index.to_period('M').to_timestamp('M')
        return df_or_series

    port25     = norm_idx(port25)
    cs_monthly = norm_idx(cs_monthly)
    ck_monthly = norm_idx(ck_monthly)
    # ff_norm already normalised in main()

    common_ts = port25.index.intersection(ff_norm.index)                             .intersection(cs_monthly.index)                             .intersection(ck_monthly.index)
    common_ts = common_ts.sort_values()

    print(f"  port25 index sample:     {list(port25.index[:2])}")
    print(f"  ff_norm index sample:    {list(ff_norm.index[:2])}")
    print(f"  cs_monthly index sample: {list(cs_monthly.index[:2])}")
    print(f"  Monthly overlap: {len(common_ts)} months")

    if len(common_ts) < 60:
        print("  Insufficient overlap — need 60+ months")
        return

    print(f"  ({common_ts[0].date()} to {common_ts[-1].date()})")

    p25   = port25.loc[common_ts]
    ff_ts = ff_norm.loc[common_ts] / 100
    cs_ts = cs_monthly.loc[common_ts]
    ck_ts = ck_monthly.loc[common_ts]
    rf_ts = ff_ts['RF']

    # Time-series pass
    loadings, alphas_4m, alphas_ff3, r2_4m, r2_ff3, mean_exc = {}, {}, {}, {}, {}, {}
    for port in p25.columns:
        ri_exc = p25[port] - rf_ts
        valid = ri_exc.notna() & ff_ts['Mkt-RF'].notna() &                 cs_ts.notna() & ck_ts.notna()
        if valid.sum() < 36: continue
        y = ri_exc[valid].values

        X4 = sm.add_constant(np.column_stack([
            ff_ts['Mkt-RF'][valid], cs_ts[valid], ck_ts[valid]]))
        Xff = sm.add_constant(np.column_stack([
            ff_ts['Mkt-RF'][valid], ff_ts['SMB'][valid], ff_ts['HML'][valid]]))
        Xall = sm.add_constant(np.column_stack([
            ff_ts['Mkt-RF'][valid], ff_ts['SMB'][valid], ff_ts['HML'][valid],
            cs_ts[valid], ck_ts[valid]]))
        try:
            r4  = sm.OLS(y, X4).fit()
            rff = sm.OLS(y, Xff).fit()
            rall= sm.OLS(y, Xall).fit()
            loadings[port] = {
                'b_MKT_4m': r4.params[1],  'b_CS': r4.params[2],
                'b_CK':     r4.params[3],
                'b_MKT_ff': rff.params[1], 'b_SMB': rff.params[2],
                'b_HML':    rff.params[3],
                'b_MKT_c':  rall.params[1],'b_SMB_c': rall.params[2],
                'b_HML_c':  rall.params[3],'b_CS_c':  rall.params[4],
                'b_CK_c':   rall.params[5],
            }
            alphas_4m[port]  = float(r4.params[0]) * 12
            alphas_ff3[port] = float(rff.params[0]) * 12
            r2_4m[port]      = float(r4.rsquared)
            r2_ff3[port]     = float(rff.rsquared)
            mean_exc[port]   = float(ri_exc[valid].mean()) * 12
        except: pass

    ld = pd.DataFrame(loadings).T
    ret = pd.Series(mean_exc)
    n = len(ld)
    print(f"  Portfolios with valid loadings: {n}")
    if n < 10: return

    print(f"\n  Average time-series R²:")
    print(f"    Four-moment: {np.mean(list(r2_4m.values())):.4f}")
    print(f"    FF3:         {np.mean(list(r2_ff3.values())):.4f}")

    print(f"\n  Mean absolute pricing error (alpha × 12):")
    print(f"    Four-moment: {np.mean(np.abs(list(alphas_4m.values()))):.4f}")
    print(f"    FF3:         {np.mean(np.abs(list(alphas_ff3.values()))):.4f}")

    # Cross-sectional regressions
    print(f"\n  Cross-sectional risk premia (λ):")
    print(f"  {'Model':<32} {'Factor':<8} {'λ':>8} {'t':>7} {'sig':>5}")
    print("  " + "-"*60)

    def cs_reg_print(cols, label):
        X = ld[cols].values
        y = ret.loc[ld.index].values
        ok = np.isfinite(X).all(axis=1) & np.isfinite(y)
        if ok.sum() < 8: return np.nan
        Xv = sm.add_constant(X[ok])
        reg = sm.OLS(y[ok], Xv).fit()
        for j, col in enumerate(cols):
            b = reg.params[j+1]; t = reg.tvalues[j+1]; p = reg.pvalues[j+1]
            sig = '***' if p<0.01 else ('**' if p<0.05 else ('*' if p<0.10 else ''))
            fname = col.replace('b_','').replace('_4m','').replace('_ff','').replace('_c','')
            lbl = label if j==0 else ''
            print(f"  {lbl:<32} {fname:<8} {b:>+8.4f} {t:>+7.2f} {sig:>5}")
        print()
        return reg.rsquared

    r2a = cs_reg_print(['b_MKT_4m','b_CS','b_CK'],     'Model A: Four-moment')
    r2b = cs_reg_print(['b_MKT_ff','b_SMB','b_HML'],   'Model B: FF3')
    r2c = cs_reg_print(['b_MKT_c','b_SMB_c','b_HML_c',
                         'b_CS_c','b_CK_c'],            'Model C: Combined')

    print(f"  R² comparison: 4-moment={r2a:.3f}  FF3={r2b:.3f}  Combined={r2c:.3f}")
    if r2c and r2b:
        print(f"  Comoments add over FF3: {r2c > r2b} "
              f"(ΔR²={r2c-r2b:+.3f})")


# ── Main ──────────────────────────────────────────────────────────────────────

def main():
    print("Lambert-Hübner Replication — Individual Stocks")
    print("=" * 55)

    # ── Data ──────────────────────────────────────────────────────────────
    print("\nFetching factor data...")
    ff_factors = fetch_ff_factors()
    print(f"  ✓ FF6 factors: {ff_factors.shape[0]} months")

    print("\nFetching S&P 1500 ticker universe...")
    tickers = get_sp1500_tickers()

    print("\nDownloading stock returns...")
    stock_returns = download_stock_returns(
        tickers, START_DATE, END_DATE)
    print(f"  ✓ {stock_returns.shape[1]} stocks, "
          f"{stock_returns.shape[0]} months")

    # ── Construct comoment factor portfolios ──────────────────────────────
    coskew_factor, cokurt_factor, cs_ports, ck_ports = \
        construct_comoment_portfolios(stock_returns, ff_factors)

    n_cs = coskew_factor.dropna().shape[0]
    n_ck = cokurt_factor.dropna().shape[0]
    print(f"\n  Coskewness factor: {n_cs} obs")
    print(f"  Cokurtosis factor: {n_ck} obs")
    if n_cs == 0:
        print("  WARNING: No valid coskewness factor observations produced.")
        print("  Possible causes:")
        print("  - Forward window too short (increase FORWARD_MONTHS?)")
        print("  - Too few stocks with sufficient history in lookback window")
        print("  - Stock return dates don't align with factor dates")
        # Show first few dates and what happened
        print(f"  Stock returns date range: {stock_returns.index[0].date()} "
              f"to {stock_returns.index[-1].date()}" if 'stock_returns' in dir()
              else "  (stock_returns not in scope)")

    # ── Tests ─────────────────────────────────────────────────────────────
    # Normalise FF factors index to month-end to match comoment factor dates
    ff_norm = ff_factors.copy()
    ff_norm.index = ff_norm.index.to_period('M').to_timestamp('M')

    test_comoment_factor_premiums(coskew_factor, cokurt_factor, ff_norm)
    test_comoment_pricing(coskew_factor, cokurt_factor, ff_norm,
                          cs_ports, ck_ports)
    test_factor_mediation_comoment(coskew_factor, cokurt_factor, ff_norm)
    test_cross_sectional_pricing(cs_ports, ck_ports, coskew_factor,
                                  cokurt_factor, ff_norm)
    test_fama_macbeth_25portfolios(coskew_factor, cokurt_factor, ff_norm)

    # ── Figure ─────────────────────────────────────────────────────────────
    fig = plt.figure(figsize=(14, 10))
    fig.patch.set_facecolor('#0d1117')
    gs = gridspec.GridSpec(2, 2, figure=fig, hspace=0.4, wspace=0.35)

    ACCENT = "#4b9cf5"; WARM = "#f5a623"; GREEN = "#63e6a0"
    MUTED_C = "#8892a4"; DARK_C = "#0d1117"; TEXT_C = "#e6edf3"

    def style_ax(ax, title):
        ax.set_facecolor('#161b22')
        ax.set_title(title, color=TEXT_C, fontsize=10, pad=8)
        ax.tick_params(colors=MUTED_C, labelsize=8)
        for spine in ax.spines.values():
            spine.set_edgecolor('#21262d')

    # Plot 1: Coskewness quintile returns
    ax1 = fig.add_subplot(gs[0,0])
    qs = [f'Q{i}' for i in range(1,N_SORT_DECILES+1)]
    means = [cs_ports[q].mean() if q in cs_ports.columns else 0 for q in qs]
    colors_bar = [ACCENT if m>0 else '#f87171' for m in means]
    ax1.bar(qs, means, color=colors_bar, alpha=0.8, edgecolor='none')
    ax1.axhline(0, color=MUTED_C, linewidth=0.5)
    ax1.set_xlabel("Coskewness Quintile (Q1=most negative)", color=MUTED_C, fontsize=8)
    ax1.set_ylabel("Mean Annual Return", color=MUTED_C, fontsize=8)
    style_ax(ax1, "Coskewness-Sorted Portfolio Returns")

    # Plot 2: Cokurtosis quintile returns
    ax2 = fig.add_subplot(gs[0,1])
    means_ck = [ck_ports[q].mean() if q in ck_ports.columns else 0 for q in qs]
    colors_ck = [ACCENT if m>0 else '#f87171' for m in means_ck]
    ax2.bar(qs, means_ck, color=colors_ck, alpha=0.8, edgecolor='none')
    ax2.axhline(0, color=MUTED_C, linewidth=0.5)
    ax2.set_xlabel("Cokurtosis Quintile", color=MUTED_C, fontsize=8)
    ax2.set_ylabel("Mean Annual Return", color=MUTED_C, fontsize=8)
    style_ax(ax2, "Cokurtosis-Sorted Portfolio Returns")

    # Plot 3: Factor time series
    ax3 = fig.add_subplot(gs[1,0])
    cs_clean = coskew_factor.dropna()
    ck_clean = cokurt_factor.dropna()
    ax3.plot(cs_clean.index, cs_clean.cumsum(), color=ACCENT,
             linewidth=1.5, label='Coskewness factor (cumulative)')
    ax3.plot(ck_clean.index, ck_clean.cumsum(), color=WARM,
             linewidth=1.5, label='Cokurtosis factor (cumulative)')
    ax3.axhline(0, color=MUTED_C, linewidth=0.5, linestyle=':')
    ax3.legend(fontsize=7, facecolor='#1e2530', labelcolor=TEXT_C)
    ax3.set_xlabel("Date", color=MUTED_C, fontsize=8)
    ax3.set_ylabel("Cumulative return", color=MUTED_C, fontsize=8)
    style_ax(ax3, "Comoment Factor Cumulative Returns")

    # Plot 4: FF factor loadings on comoment factors
    ax4 = fig.add_subplot(gs[1,1])
    common = coskew_factor.dropna().index\
             .intersection(cokurt_factor.dropna().index)\
             .intersection(ff_factors.index)
    if len(common) > 5:
        cs = coskew_factor.loc[common].values
        ck = cokurt_factor.loc[common].values
        ff_test = ff_factors.loc[common] / 100
        X = sm.add_constant(np.column_stack([cs, ck]))
        ff_to_plot = ['SMB','HML','RMW','CMA','MOM']
        ff_to_plot = [f for f in ff_to_plot if f in ff_test.columns]
        cs_coefs = []; ck_coefs = []
        for f in ff_to_plot:
            try:
                reg = sm.OLS(ff_test[f].values, X).fit()
                cs_coefs.append(reg.params[1])
                ck_coefs.append(reg.params[2])
            except:
                cs_coefs.append(0); ck_coefs.append(0)
        x_pos = np.arange(len(ff_to_plot))
        w = 0.35
        ax4.bar(x_pos-w/2, cs_coefs, w, color=ACCENT, alpha=0.8,
                label='β on coskewness factor')
        ax4.bar(x_pos+w/2, ck_coefs, w, color=WARM, alpha=0.8,
                label='β on cokurtosis factor')
        ax4.set_xticks(x_pos); ax4.set_xticklabels(ff_to_plot, fontsize=8)
        ax4.axhline(0, color=MUTED_C, linewidth=0.5)
        ax4.legend(fontsize=7, facecolor='#1e2530', labelcolor=TEXT_C)
        ax4.set_ylabel("Factor loading", color=MUTED_C, fontsize=8)
        style_ax(ax4, "FF Factor Loadings on Comoment Factors")

    plt.suptitle(
        "Lambert-Hübner Replication: Comoment Risk and Factor Premiums\n"
        "Individual Stock Universe (~120 S&P 500 stocks, 1990-2024)",
        color=TEXT_C, fontsize=12, fontweight='bold', y=0.98)

    plt.savefig('lh_individual_stocks.png', dpi=150,
                bbox_inches='tight', facecolor='#0d1117')
    print("\n  Saved: lh_individual_stocks.png")
    plt.close()

    print("\nDone.")

if __name__ == '__main__':
    main()
